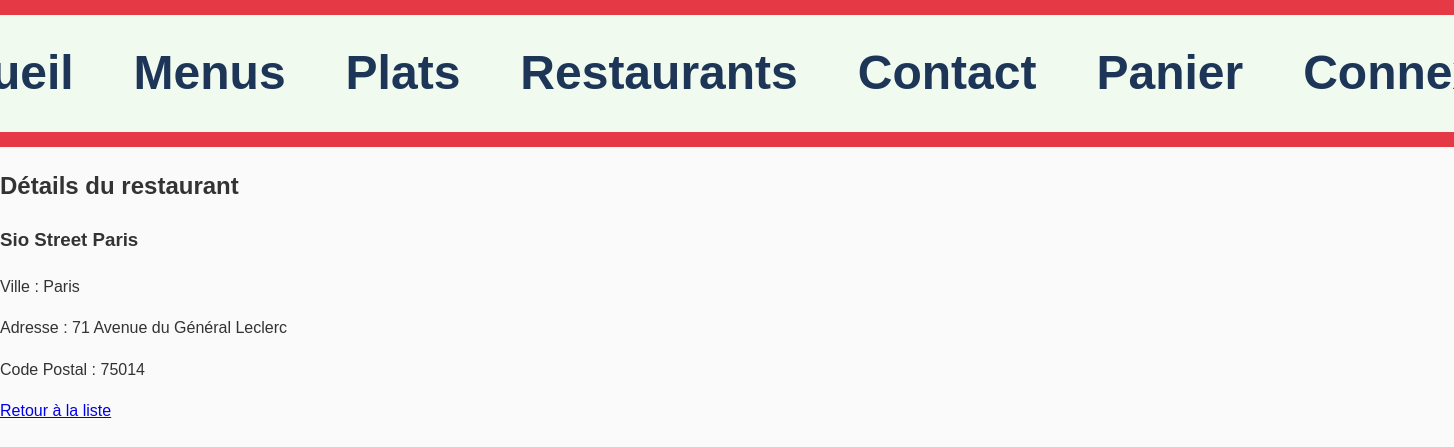
The page /index.php?controller=restaurant&action=show&id=1 on the database its author committed.
### tables this page shows
CREATE TABLE `restaurant` (
  `IDRestaurant` int(11) NOT NULL,
  `NomRestaurant` varchar(50) DEFAULT NULL,
  `VilleRestaurant` varchar(50) DEFAULT NULL,
  `AdresseRestaurant` varchar(50) DEFAULT NULL,
  `CodePostaleRestaurant` int(11) DEFAULT NULL
);

### controllers/RestaurantController.php (called while the page is built, shortened)
<?php
require_once 'models/Restaurant.php';
class RestaurantController {
    public function show($id) {
        $restaurant = Restaurant::getById($id);
        require 'views/restaurant/show.php';
    }
}
?>

### models/Restaurant.php (called while the page is built, shortened)
<?php
class Restaurant {
    private $nom;
    private $ville;
    private $adresse;
    private $codePostal;
    public function __construct($id, $nom, $ville, $adresse, $codePostal) {
        $this->nom = $nom;
        $this->ville = $ville;
        $this->adresse = $adresse;
        $this->codePostal = $codePostal;
    }
    public function getNom() {
        return $this->nom;
    }
    public function getVille() {
        return $this->ville;
    }
    public function getAdresse() {
        return $this->adresse;
    }
    public function getCodePostal() {
        return $this->codePostal;
    }
    public static function getById($id) {
        $db = database::getConnection();
        $stmt = $db->prepare("SELECT * FROM Restaurant WHERE IDRestaurant = :id");
        $stmt->bindParam(':id', $id);
        $stmt->execute();
        $row = $stmt->fetch(PDO::FETCH_ASSOC);
        if ($row) {
            return new Restaurant(
                $row['IDRestaurant'],
                $row['NomRestaurant'],
                $row['VilleRestaurant'],
                $row['AdresseRestaurant'],
                $row['CodePostaleRestaurant']
            );
        }
        return null;
    }
}
?>

### views/restaurant/show.php (the view, shortened to what this page needs)
<!DOCTYPE html>
<html lang="fr">
<head>
    <link rel="stylesheet" href="/site_restaurant_mvc_v2_correct/css/style.css">
</head>
<body>
    <?php
        $role = strtolower(trim((string)($_SESSION['user_role'] ?? '')));
    ?>
    <header>
        <nav>
            <a href="index.php">Accueil</a>
            <a href="index.php?controller=menu&action=index">Menus</a>
            <a href="index.php?controller=plat&action=index">Plats</a>
            <a href="index.php?controller=restaurant&action=index">Restaurants</a>
            <a href="index.php?controller=contact&action=index">Contact</a>
            <a href="index.php?controller=panier&action=index">Panier</a>
            <?php if (isset($_SESSION['user_id'])): ?>
                <span style="margin-left:10px;font-weight:700;color:#0f2f5a;">Connecté<?php if ($role !== ''): ?> (<?php echo htmlspecialchars($role); ?>)<?php endif; ?></span>
                <a href="index.php?controller=user&action=logout">Déconnexion</a>
            <?php else: ?>
                <a href="index.php?controller=user&action=login">Connexion</a>
            <?php endif; ?>
        </nav>
    </header>
    <main>
        <h2>Détails du restaurant</h2>
        <h3><?php echo htmlspecialchars($restaurant->getNom()); ?></h3>
        <p>Ville : <?php echo htmlspecialchars($restaurant->getVille()); ?></p>
        <p>Adresse : <?php echo htmlspecialchars($restaurant->getAdresse()); ?></p>
        <p>Code Postal : <?php echo htmlspecialchars($restaurant->getCodePostal()); ?></p>
        <p>
            <a href="index.php?controller=restaurant&action=index">Retour à la liste</a>
        </p>
    </main>
</body>
</html>

### css/style.css (style rules this page uses)
body { font-family: 'Arial', sans-serif; margin: 0; padding: 0; background-color: #fafafa; color: #333; line-height: 1.6; }
header { background-color: #e63946; color: white; padding: 15px 0; text-align: center; font-size: 2.5em; font-weight: bold; }
nav { background-color: #f1faee; padding: 10px; display: flex; justify-content: center; gap: 20px; }
nav a { text-decoration: none; color: #1d3557; font-weight: bold; padding: 10px 20px; border-radius: 8px; transition: background-color 0.3s ease; font-size: 1.2em; }

### rows shown on the page
restaurant: NomRestaurant "Sio Street Paris", VilleRestaurant "Paris", AdresseRestaurant "71 Avenue du Général Leclerc", CodePostaleRestaurant "75014"
